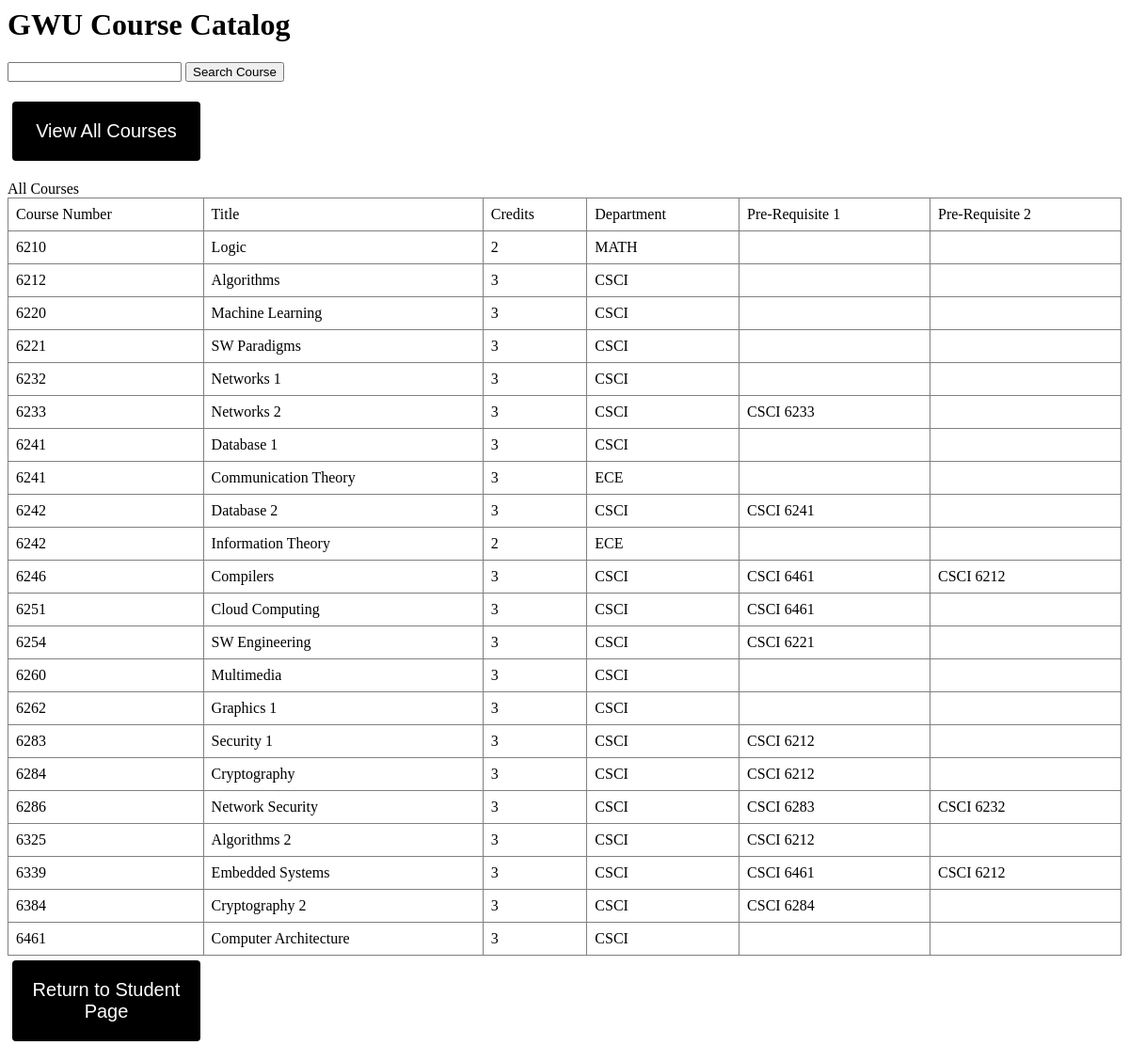
Page /courseCatalog.php (signed in) on the committed database.
### tables this page shows
create table courseCatalog(
  courseNumber int,
  title varchar(100),
  credits int,
  dept varchar(100),
  preRequisite1 varchar(100),
  preRequisite2 varchar(100),
  primary key(courseNumber, dept)
);

### courseCatalog.php (the view, shortened to what this page needs)
<html>
<head>
  <link rel="stylesheet" href="style.css">
</head>
<body>
  <h1>GWU Course Catalog</h1>
<form action="searchCourse.php" method="post">
  <input type="text" ID="search" name="search"/>
  <input type="submit" value="Search Course"/>
</form>
<form action="courseCatalog.php" method="post">
<button class="button" style="vertical-align:middle"><span>View All Courses</span></button>
</form>
<?php
      $servername = "localhost";
	    $username = "TeamEighteen";
	    $password = "DatabasePassword1!";
	    $dbname = "TeamEighteen";
      $conn = mysqli_connect($servername, $username, $password, $dbname);
      echo "All Courses";
      $query = "SELECT * FROM courseCatalog";
      $result = mysqli_query($conn, $query) or die("Bad Query: $query");
      echo "<table border='1'>";
      echo "<tr><td>Course Number</td><td>Title</td><td>Credits</td><td>Department</td><td>Pre-Requisite 1</td><td>Pre-Requisite 2</td><tr>";
              while($row = mysqli_fetch_assoc($result)) {
                        echo "<tr><td>{$row['courseNumber']}</td><td>{$row['title']}</td><td>{$row['credits']}</td><td>{$row['dept']}</td><td>{$row['preRequisite1']}</td><td>{$row['preRequisite2']}</td><tr>";
      }
      echo "</table>";
	echo '<form action="student.php" method = "post">';
        echo '<button class="button" style="vertical-align:middle"><span>Return to Student Page</span></button>';
  	echo '</form>';
    ?>
</body>
</html>

### courseCatalog.php (style rules this page uses)
table { border-collapse: collapse; width: 100%; }
th, td { padding: 8px; text-align: left; border-bottom: 1px solid #ddd; }
.button { display: inline-block; border-radius: 4px; background-color: #000000; border: none; color: #FFFFFF; text-align: center; font-size: 20px; padding: 20px; width: 200px; transition: all 0.5s; cursor: pointer; margin: 5px; }
.button span { cursor: pointer; display: inline-block; position: relative; transition: 0.5s; }
.button span:after { content: '\00bb'; position: absolute; opacity: 0; top: 0; right: -20px; transition: 0.5s; }

### rows in the picture
coursecatalog: courseNumber "6210", title "Logic", credits "2", dept "MATH"
coursecatalog: courseNumber "6212", title "Algorithms", credits "3", dept "CSCI"
coursecatalog: courseNumber "6220", title "Machine Learning", credits "3", dept "CSCI"
coursecatalog: courseNumber "6221", title "SW Paradigms", credits "3", dept "CSCI"
coursecatalog: courseNumber "6232", title "Networks 1", credits "3", dept "CSCI"
coursecatalog: courseNumber "6233", title "Networks 2", credits "3", dept "CSCI", preRequisite1 "CSCI 6233"
coursecatalog: courseNumber "6241", title "Database 1", credits "3", dept "CSCI"
coursecatalog: courseNumber "6241", title "Communication Theory", credits "3", dept "ECE"
coursecatalog: courseNumber "6242", title "Database 2", credits "3", dept "CSCI", preRequisite1 "CSCI 6241"
coursecatalog: courseNumber "6242", title "Information Theory", credits "2", dept "ECE"
coursecatalog: courseNumber "6246", title "Compilers", credits "3", dept "CSCI", preRequisite1 "CSCI 6461", preRequisite2 "CSCI 6212"
coursecatalog: courseNumber "6251", title "Cloud Computing", credits "3", dept "CSCI", preRequisite1 "CSCI 6461"
coursecatalog: courseNumber "6254", title "SW Engineering", credits "3", dept "CSCI", preRequisite1 "CSCI 6221"
coursecatalog: courseNumber "6260", title "Multimedia", credits "3", dept "CSCI"
coursecatalog: courseNumber "6262", title "Graphics 1", credits "3", dept "CSCI"
coursecatalog: courseNumber "6283", title "Security 1", credits "3", dept "CSCI", preRequisite1 "CSCI 6212"
coursecatalog: courseNumber "6284", title "Cryptography", credits "3", dept "CSCI", preRequisite1 "CSCI 6212"
coursecatalog: courseNumber "6286", title "Network Security", credits "3", dept "CSCI", preRequisite1 "CSCI 6283", preRequisite2 "CSCI 6232"
coursecatalog: courseNumber "6325", title "Algorithms 2", credits "3", dept "CSCI", preRequisite1 "CSCI 6212"
coursecatalog: courseNumber "6339", title "Embedded Systems", credits "3", dept "CSCI", preRequisite1 "CSCI 6461", preRequisite2 "CSCI 6212"
coursecatalog: courseNumber "6384", title "Cryptography 2", credits "3", dept "CSCI", preRequisite1 "CSCI 6284"
coursecatalog: courseNumber "6461", title "Computer Architecture", credits "3", dept "CSCI"
